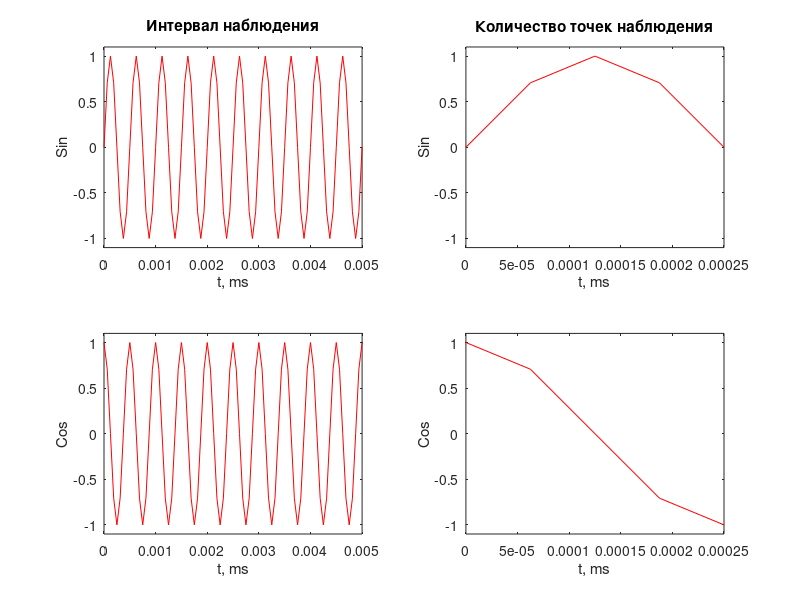
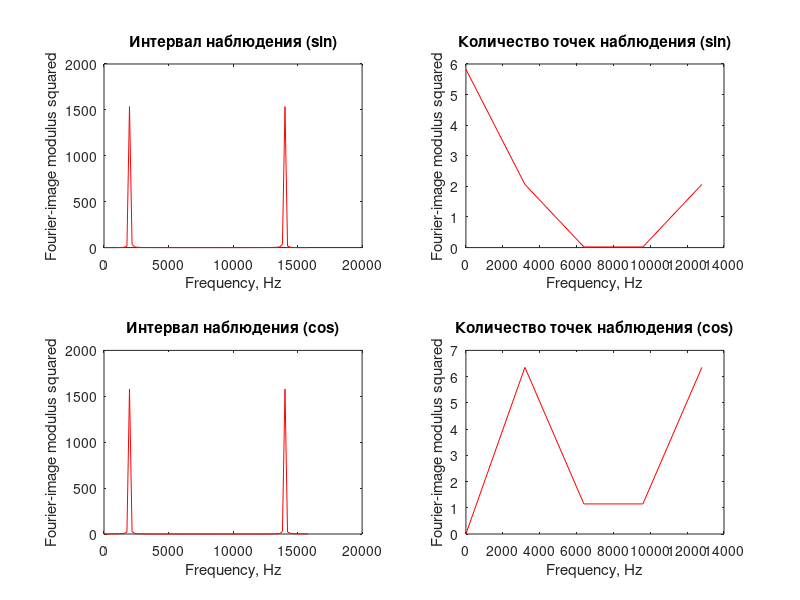
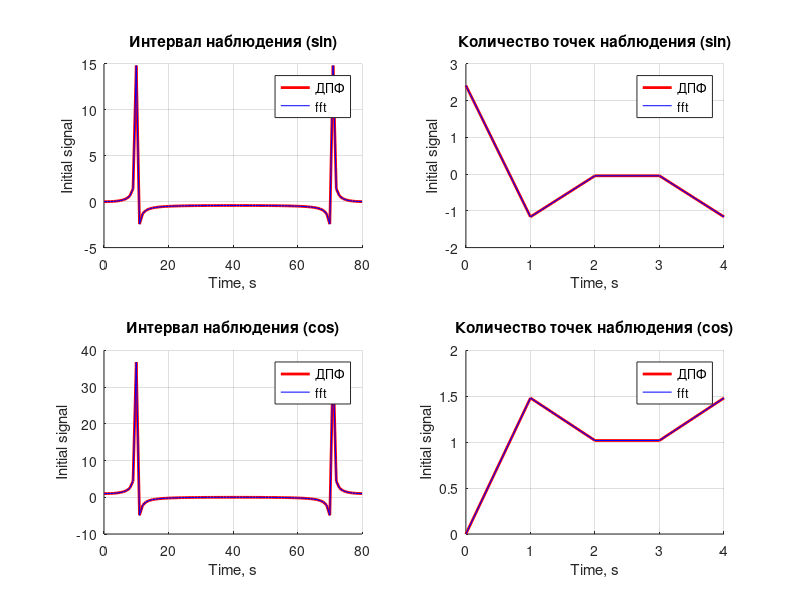
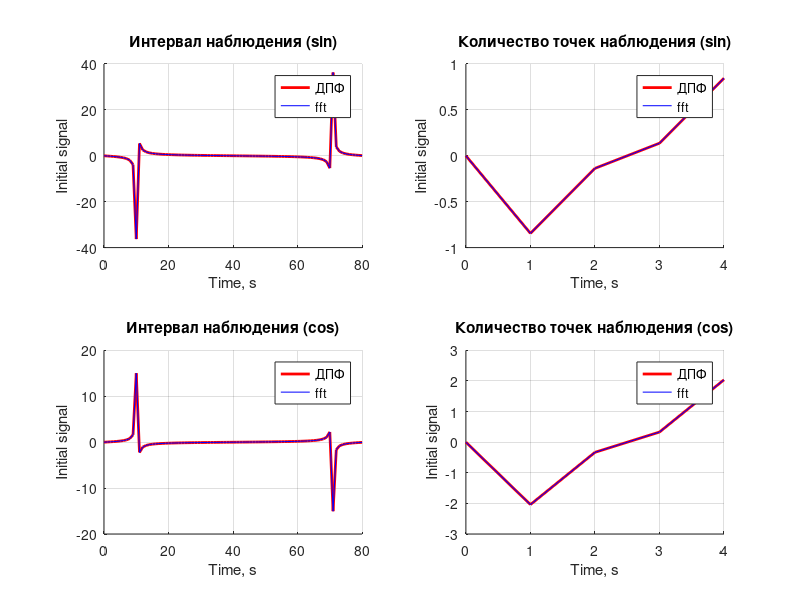

The MATLAB source for these figures, in order:
close all; clear all;

% *** a ***

disp('-----------------------------------------------------');
disp('*** Программа дискретизации и визуализации функций синуса и косинуса с частотой 2 кГц ***');

Tau = input('Введите интервал для наблюдения, мс: ') / 1000;
pnt = input('Введите количество точек для наблюдения: ');
f0 = 2000;

disp('-----------------------------------------------------');
disp('Введенные данные:');
disp(['Интервал для наблюдения (с)    = ' num2str(Tau)]);
disp(['Количество точек для наблюдения = ' num2str(pnt)]);
disp('-----------------------------------------------------');

fdn = 2 * f0; % Частота дискретизации
% в соответствии с критерием Найквиста
mvis = 4;
fdv = mvis * fdn; % Частота дискретизации длЯ визуализации
dt = 1 / fdv; % Интервал дискретизации по времени
T = 1 / f0; % Период сигнала
NT = f0 * Tau; % Количество периодов наблюдения

tt = 0:dt:NT * T; % Вектор времени, с
y_sin_t = sin(2 * pi * f0 * tt); % Вектор сигнала
y_cos_t = cos(2 * pi * f0 * tt); % Вектор сигнала

tn = 0:dt:(pnt - 1) * dt; % Вектор времени, с
y_sin_n = sin(2 * pi * f0 * tn); % Вектор сигнала
y_cos_n = cos(2 * pi * f0 * tn); % Вектор сигнала

figure(1);
subplot(2, 2, 1);
grid on;
plot(tt, y_sin_t, 'r');
axis([0 NT * T -1.1 1.1]);
title('Интервал наблюдения');
xlabel('t, ms');
ylabel('Sin');

subplot(2, 2, 2);
grid on;
plot(tn, y_sin_n, 'r');
axis([0 (pnt - 1) * dt -1.1 1.1]);
title('Количество точек наблюдения');
xlabel('t, ms');
ylabel('Sin');

subplot(2, 2, 3);
grid on;
plot(tt, y_cos_t, 'r');
axis([0 NT * T -1.1 1.1]);
xlabel('t, ms');
ylabel('Cos');

subplot(2, 2, 4);
grid on;
plot(tn, y_cos_n, 'r');
axis([0 (pnt - 1) * dt -1.1 1.1]);
xlabel('t, ms');
ylabel('Cos');

% *** b ***
Nt = length(y_sin_t);
Nn = length(y_sin_n);

kt = 0:Nt - 1;
Ex = exp(-j * 2 * pi / Nt * kt' * kt);
Y_sin_t = y_sin_t * Ex;
Y_cos_t = y_cos_t * Ex;
Y_sin_t_fft = fft(y_sin_t);
Y_cos_t_fft = fft(y_cos_t);

Y_sin_t_2 = Y_sin_t .* conj(Y_sin_t);
Y_cos_t_2 = Y_cos_t .* conj(Y_cos_t);
ft = kt * fdv / Nt; % Вектор частоты, Гц

kn = 0:Nn - 1;
Ex = exp(-j * 2 * pi / Nn * kn' * kn);
Y_sin_n = y_sin_n * Ex;
Y_cos_n = y_cos_n * Ex;
Y_sin_n_fft = fft(y_sin_n);
Y_cos_n_fft = fft(y_cos_n);

Y_sin_n_2 = Y_sin_n .* conj(Y_sin_n);
Y_cos_n_2 = Y_cos_n .* conj(Y_cos_n);
fn = kn * fdv / Nn; % Вектор частоты, Гц

% *** c ***

figure(2)
subplot(2, 2, 1);
grid on;
plot(ft, Y_sin_t_2, 'r');
title('Интервал наблюдения (sin)');
xlabel('Frequency, Hz');
ylabel('Fourier-image modulus squared');

subplot(2, 2, 2);
grid on;
plot(fn, Y_sin_n_2, 'r');
title('Количество точек наблюдения (sin)');
xlabel('Frequency, Hz');
ylabel('Fourier-image modulus squared');

subplot(2, 2, 3);
grid on;
plot(ft, Y_cos_t_2, 'r');
title('Интервал наблюдения (cos)');
xlabel('Frequency, Hz');
ylabel('Fourier-image modulus squared');

subplot(2, 2, 4);
grid on;
plot(fn, Y_cos_n_2, 'r');
title('Количество точек наблюдения (cos)');
xlabel('Frequency, Hz');
ylabel('Fourier-image modulus squared');

figure(3)
subplot(2, 2, 1);
grid on; hold on;
plot(kt, real(Y_sin_t), 'r', 'LineWidth', 2);
plot(kt, real(Y_sin_t_fft), 'b');
title('Интервал наблюдения (sin)');
xlabel('Time, s');
ylabel('Initial signal');
legend('ДПФ', 'fft');

subplot(2, 2, 2);
grid on; hold on;
plot(kn, real(Y_sin_n), 'r', 'LineWidth', 2);
plot(kn, real(Y_sin_n_fft), 'b');
title('Количество точек наблюдения (sin)');
xlabel('Time, s');
ylabel('Initial signal');
legend('ДПФ', 'fft');

subplot(2, 2, 3);
grid on; hold on;
plot(kt, real(Y_cos_t), 'r', 'LineWidth', 2);
plot(kt, real(Y_cos_t_fft), 'b');
title('Интервал наблюдения (cos)');
xlabel('Time, s');
ylabel('Initial signal');
legend('ДПФ', 'fft');

subplot(2, 2, 4);
grid on; hold on;
plot(kn, real(Y_cos_n), 'r', 'LineWidth', 2);
plot(kn, real(Y_cos_n_fft), 'b');
title('Количество точек наблюдения (cos)');
xlabel('Time, s');
ylabel('Initial signal');
legend('ДПФ', 'fft');

figure(4)
subplot(2, 2, 1);
grid on; hold on;
plot(kt, imag(Y_sin_t), 'r', 'LineWidth', 2);
plot(kt, imag(Y_sin_t_fft), 'b');
title('Интервал наблюдения (sin)');
xlabel('Time, s');
ylabel('Initial signal');
legend('ДПФ', 'fft');

subplot(2, 2, 2);
grid on; hold on;
plot(kn, imag(Y_sin_n), 'r', 'LineWidth', 2);
plot(kn, imag(Y_sin_n_fft), 'b');
title('Количество точек наблюдения (sin)');
xlabel('Time, s');
ylabel('Initial signal');
legend('ДПФ', 'fft');

subplot(2, 2, 3);
grid on; hold on;
plot(kt, imag(Y_cos_t), 'r', 'LineWidth', 2);
plot(kt, imag(Y_cos_t_fft), 'b');
title('Интервал наблюдения (cos)');
xlabel('Time, s');
ylabel('Initial signal');
legend('ДПФ', 'fft');

subplot(2, 2, 4);
grid on; hold on;
plot(kn, imag(Y_cos_n), 'r', 'LineWidth', 2);
plot(kn, imag(Y_cos_n_fft), 'b');
title('Количество точек наблюдения (cos)');
xlabel('Time, s');
ylabel('Initial signal');
legend('ДПФ', 'fft');

disp('**********   Конец работы   **********');
